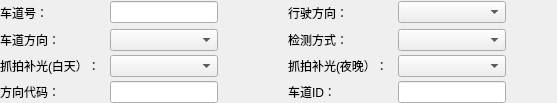
            <widget class="QWidget" name="widget_5" native="true">
             <layout class="QVBoxLayout" name="verticalLayout_5">
              <property name="leftMargin">
               <number>0</number>
              </property>
              <property name="topMargin">
               <number>0</number>
              </property>
              <property name="bottomMargin">
               <number>0</number>
              </property>
              <item>
               <layout class="QHBoxLayout" name="horizontalLayout_11">
                <property name="spacing">
                 <number>5</number>
                </property>
                <item>
                 <layout class="QGridLayout" name="gridLayout_2">
                  <property name="horizontalSpacing">
                   <number>10</number>
                  </property>
                  <property name="verticalSpacing">
                   <number>4</number>
                  </property>
                  <item row="2" column="4">
                   <widget class="QLabel" name="label_26">
                    <property name="text">
                     <string>抓拍补光(夜晚）：</string>
                    </property>
                   </widget>
                  </item>
                  <item row="2" column="2">
                   <widget class="QComboBox" name="cmb_snapDay">
                    <property name="minimumSize">
                     <size>
                      <width>0</width>
                      <height>22</height>
                     </size>
                    </property>
                   </widget>
                  </item>
                  <item row="1" column="2">
                   <widget class="QComboBox" name="cmb_plateDirection">
                    <property name="minimumSize">
                     <size>
                      <width>0</width>
                      <height>22</height>
                     </size>
                    </property>
                   </widget>
                  </item>
                  <item row="3" column="5">
                   <widget class="QLineEdit" name="ledt_plateID">
                    <property name="minimumSize">
                     <size>
                      <width>0</width>
                      <height>22</height>
                     </size>
                    </property>
                   </widget>
                  </item>
                  <item row="1" column="4">
                   <widget class="QLabel" name="label_27">
                    <property name="text">
                     <string>检测方式：</string>
                    </property>
                   </widget>
                  </item>
                  <item row="0" column="2">
                   <widget class="QLineEdit" name="ledt_plateNum">
                    <property name="minimumSize">
                     <size>
                      <width>0</width>
                      <height>22</height>
                     </size>
                    </property>
                   </widget>
                  </item>
                  <item row="0" column="5">
                   <widget class="QComboBox" name="cmb_driveDirection">
                    <property name="minimumSize">
                     <size>
                      <width>0</width>
                      <height>22</height>
                     </size>
                    </property>
                   </widget>
                  </item>
                  <item row="0" column="4">
                   <widget class="QLabel" name="label_28">
                    <property name="text">
                     <string>行驶方向：</string>
                    </property>
                   </widget>
                  </item>
                  <item row="1" column="0">
                   <widget class="QLabel" name="label_29">
                    <property name="text">
                     <string>车道方向：</string>
                    </property>
                   </widget>
                  </item>
                  <item row="0" column="0">
                   <widget class="QLabel" name="label_30">
                    <property name="minimumSize">
                     <size>
                      <width>100</width>
                      <height>25</height>
                     </size>
                    </property>
                    <property name="text">
                     <string>车道号：</string>
                    </property>
                   </widget>
                  </item>
                  <item row="3" column="0">
                   <widget class="QLabel" name="label_31">
                    <property name="text">
                     <string>方向代码：</string>
                    </property>
                   </widget>
                  </item>
                  <item row="2" column="0">
                   <widget class="QLabel" name="label_32">
                    <property name="text">
                     <string>抓拍补光(白天）：</string>
                    </property>
                   </widget>
                  </item>
                  <item row="3" column="4">
                   <widget class="QLabel" name="label_33">
                    <property name="text">
                     <string>车道ID：</string>
                    </property>
                   </widget>
                  </item>
                  <item row="3" column="2">
                   <widget class="QLineEdit" name="ledt_directionCode">
                    <property name="minimumSize">
                     <size>
                      <width>0</width>
                      <height>22</height>
                     </size>
                    </property>
                   </widget>
                  </item>
                  <item row="1" column="5">
                   <widget class="QComboBox" name="cmb_testMode">
                    <property name="minimumSize">
                     <size>
                      <width>0</width>
                      <height>22</height>
                     </size>
                    </property>
                   </widget>
                  </item>
                  <item row="2" column="5">
                   <widget class="QComboBox" name="cmb_snapNight">
                    <property name="minimumSize">
                     <size>
                      <width>0</width>
                      <height>22</height>
                     </size>
                    </property>
                   </widget>
                  </item>
                  <item row="0" column="3">
                   <spacer name="horizontalSpacer_12">
                    <property name="orientation">
                     <enum>Qt::Horizontal</enum>
                    </property>
                    <property name="sizeType">
                     <enum>QSizePolicy::Fixed</enum>
                    </property>
                    <property name="sizeHint" stdset="0">
                     <size>
                      <width>60</width>
                      <height>20</height>
                     </size>
                    </property>
                   </spacer>
                  </item>
                 </layout>
                </item>
                <item>
                 <spacer name="horizontalSpacer_13">
                  <property name="orientation">
                   <enum>Qt::Horizontal</enum>
                  </property>
                  <property name="sizeHint" stdset="0">
                   <size>
                    <width>40</width>
                    <height>20</height>
                   </size>
                  </property>
                 </spacer>
                </item>
               </layout>
              </item>
             </layout>
            </widget>
